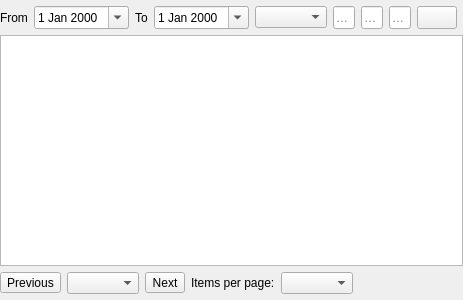
<?xml version="1.0" encoding="UTF-8"?>
<ui version="4.0">
 <class>RouterAccessLogWidget</class>
 <widget class="QWidget" name="RouterAccessLogWidget">
  <property name="geometry">
   <rect>
    <x>0</x>
    <y>0</y>
    <width>400</width>
    <height>300</height>
   </rect>
  </property>
  <layout class="QVBoxLayout" name="verticalLayout">
   <property name="leftMargin">
    <number>0</number>
   </property>
   <property name="topMargin">
    <number>0</number>
   </property>
   <property name="rightMargin">
    <number>0</number>
   </property>
   <property name="bottomMargin">
    <number>0</number>
   </property>
   <item>
    <layout class="QHBoxLayout" name="layout_filter">
     <property name="topMargin">
      <number>6</number>
     </property>
     <property name="rightMargin">
      <number>6</number>
     </property>
     <item>
      <widget class="QLabel" name="label_filter_from">
       <property name="text">
        <string>From</string>
       </property>
      </widget>
     </item>
     <item>
      <widget class="QDateEdit" name="date_filter_from">
       <property name="calendarPopup">
        <bool>true</bool>
       </property>
      </widget>
     </item>
     <item>
      <widget class="QLabel" name="label_filter_to">
       <property name="text">
        <string>To</string>
       </property>
      </widget>
     </item>
     <item>
      <widget class="QDateEdit" name="date_filter_to">
       <property name="calendarPopup">
        <bool>true</bool>
       </property>
      </widget>
     </item>
     <item>
      <widget class="QComboBox" name="combo_filter_session_type">
       <property name="sizeAdjustPolicy">
        <enum>QComboBox::SizeAdjustPolicy::AdjustToContents</enum>
       </property>
      </widget>
     </item>
     <item>
      <widget class="QLineEdit" name="edit_filter_user">
       <property name="sizePolicy">
        <sizepolicy hsizetype="Expanding" vsizetype="Preferred">
         <horstretch>0</horstretch>
         <verstretch>0</verstretch>
        </sizepolicy>
       </property>
       <property name="placeholderText">
        <string>User</string>
       </property>
       <property name="clearButtonEnabled">
        <bool>true</bool>
       </property>
      </widget>
     </item>
     <item>
      <widget class="QLineEdit" name="edit_filter_client">
       <property name="sizePolicy">
        <sizepolicy hsizetype="Expanding" vsizetype="Preferred">
         <horstretch>0</horstretch>
         <verstretch>0</verstretch>
        </sizepolicy>
       </property>
       <property name="toolTip">
        <string>Address or computer name of the client</string>
       </property>
       <property name="placeholderText">
        <string>Client</string>
       </property>
       <property name="clearButtonEnabled">
        <bool>true</bool>
       </property>
      </widget>
     </item>
     <item>
      <widget class="QLineEdit" name="edit_filter_host">
       <property name="sizePolicy">
        <sizepolicy hsizetype="Expanding" vsizetype="Preferred">
         <horstretch>0</horstretch>
         <verstretch>0</verstretch>
        </sizepolicy>
       </property>
       <property name="toolTip">
        <string>ID, computer name or address of the host</string>
       </property>
       <property name="placeholderText">
        <string>Host</string>
       </property>
       <property name="clearButtonEnabled">
        <bool>true</bool>
       </property>
      </widget>
     </item>
     <item>
      <widget class="QPushButton" name="button_filter_reset">
       <property name="sizePolicy">
        <sizepolicy hsizetype="Minimum" vsizetype="Preferred">
         <horstretch>0</horstretch>
         <verstretch>0</verstretch>
        </sizepolicy>
       </property>
       <property name="toolTip">
        <string>Reset filter</string>
       </property>
       <property name="icon">
        <iconset resource="../../../common/resources/common.qrc">
         <normaloff>:/img/close.svg</normaloff>:/img/close.svg</iconset>
       </property>
      </widget>
     </item>
    </layout>
   </item>
   <item>
    <widget class="QTreeView" name="tree_log">
     <property name="editTriggers">
      <set>QAbstractItemView::EditTrigger::NoEditTriggers</set>
     </property>
     <property name="showDropIndicator" stdset="0">
      <bool>false</bool>
     </property>
     <property name="indentation">
      <number>0</number>
     </property>
     <property name="itemsExpandable">
      <bool>false</bool>
     </property>
     <property name="sortingEnabled">
      <bool>true</bool>
     </property>
     <property name="expandsOnDoubleClick">
      <bool>false</bool>
     </property>
    </widget>
   </item>
   <item>
    <layout class="QHBoxLayout" name="layout_pagination">
     <property name="rightMargin">
      <number>6</number>
     </property>
     <property name="bottomMargin">
      <number>6</number>
     </property>
     <item>
      <widget class="IconTextButton" name="button_prev">
       <property name="toolTip">
        <string>Previous page</string>
       </property>
       <property name="text">
        <string>Previous</string>
       </property>
       <property name="icon">
        <iconset resource="../../../common/resources/common.qrc">
         <normaloff>:/img/arrow-left.svg</normaloff>:/img/arrow-left.svg</iconset>
       </property>
      </widget>
     </item>
     <item>
      <widget class="QComboBox" name="combo_page">
       <property name="sizeAdjustPolicy">
        <enum>QComboBox::SizeAdjustPolicy::AdjustToContents</enum>
       </property>
      </widget>
     </item>
     <item>
      <widget class="IconTextButton" name="button_next">
       <property name="toolTip">
        <string>Next page</string>
       </property>
       <property name="text">
        <string>Next</string>
       </property>
       <property name="icon">
        <iconset resource="../../../common/resources/common.qrc">
         <normaloff>:/img/arrow-right.svg</normaloff>:/img/arrow-right.svg</iconset>
       </property>
      </widget>
     </item>
     <item>
      <widget class="QLabel" name="label_page_size">
       <property name="text">
        <string>Items per page:</string>
       </property>
      </widget>
     </item>
     <item>
      <widget class="QComboBox" name="combo_page_size">
       <property name="sizeAdjustPolicy">
        <enum>QComboBox::SizeAdjustPolicy::AdjustToContents</enum>
       </property>
      </widget>
     </item>
     <item>
      <spacer name="spacer_pagination">
       <property name="orientation">
        <enum>Qt::Orientation::Horizontal</enum>
       </property>
       <property name="sizeHint" stdset="0">
        <size>
         <width>40</width>
         <height>20</height>
        </size>
       </property>
      </spacer>
     </item>
     <item>
      <widget class="QLabel" name="label_count"/>
     </item>
    </layout>
   </item>
  </layout>
 </widget>
 <customwidgets>
  <customwidget>
   <class>IconTextButton</class>
   <extends>QToolButton</extends>
   <header>common/desktop/icon_text_button.h</header>
  </customwidget>
 </customwidgets>
 <resources>
  <include location="../../../common/resources/common.qrc"/>
 </resources>
 <connections/>
</ui>
